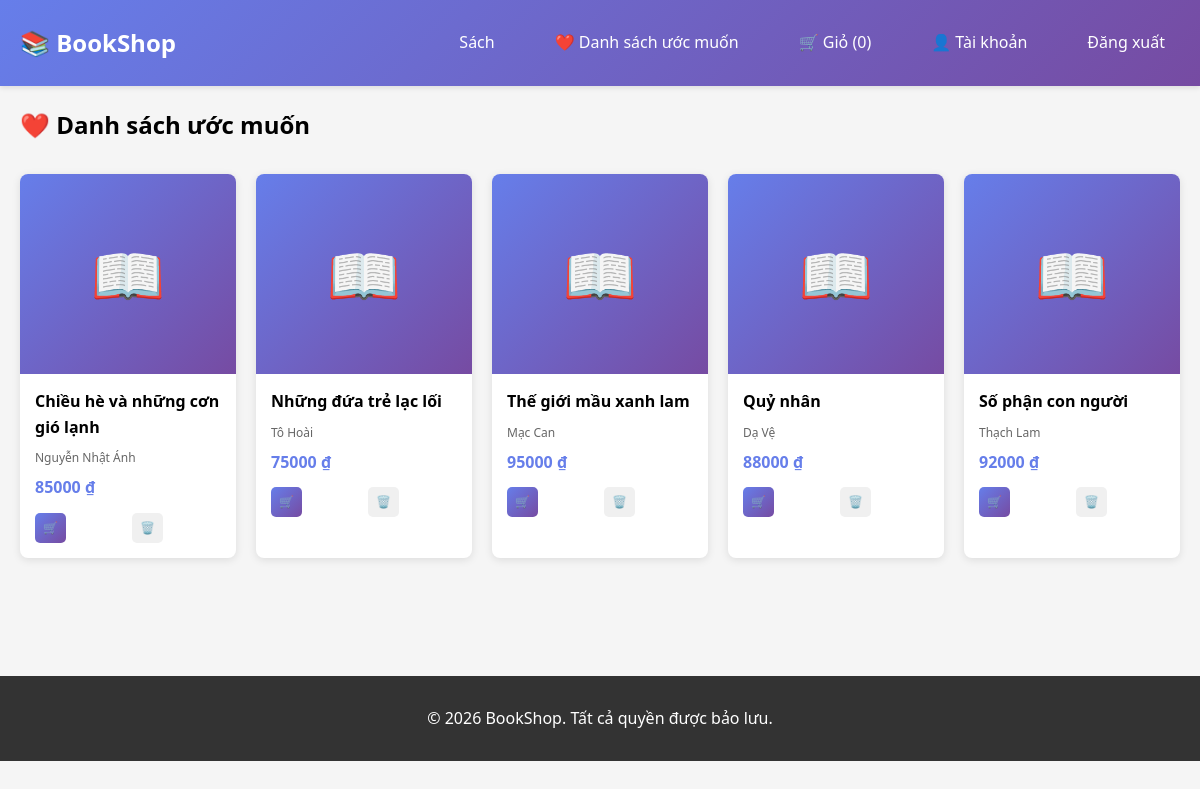
The app's page /wishlist/ (signed in) with its own data.
### core/models/rating_wishlist.py (models this page shows, shortened)
class WishlistItem(models.Model):
    id = models.AutoField(primary_key=True)
    wishlist = models.ForeignKey(Wishlist, on_delete=models.CASCADE, related_name='items')
    book = models.ForeignKey('Book', on_delete=models.CASCADE)
    added_date = models.DateTimeField(auto_now_add=True)
    class Meta:
        app_label = 'core'
        db_table = 'core_wishlist_item'
        unique_together = ('wishlist', 'book')

### core/models/book.py (models this page shows, shortened)
class Book(models.Model):
    id = models.AutoField(primary_key=True)
    title = models.CharField(max_length=255)
    author = models.ForeignKey('Author', on_delete=models.SET_NULL, null=True, blank=True)
    publisher = models.ForeignKey('Publisher', on_delete=models.SET_NULL, null=True, blank=True)
    category = models.ForeignKey('Category', on_delete=models.SET_NULL, null=True, blank=True, related_name='books')
    translator = models.ForeignKey('Translator', on_delete=models.SET_NULL, null=True, blank=True)
    price = models.DecimalField(max_digits=10, decimal_places=2)
    stock = models.IntegerField(default=0)
    description = models.TextField(blank=True, null=True)
    language = models.CharField(max_length=50, default='en')
    isbn = models.CharField(max_length=20, unique=True, blank=True, null=True)
    publication_date = models.DateField(blank=True, null=True)
    created_at = models.DateTimeField(auto_now_add=True)
    updated_at = models.DateTimeField(auto_now=True)
    class Meta:
        app_label = 'core'
        db_table = 'core_book'

### core/models/author.py (models this page shows, shortened)
class Author(models.Model):
    id = models.AutoField(primary_key=True)
    name = models.CharField(max_length=255)
    bio = models.TextField(blank=True, null=True)
    address = models.CharField(max_length=255, blank=True, null=True)
    phone = models.CharField(max_length=20, blank=True, null=True)
    email = models.EmailField(blank=True, null=True)
    date_joined = models.DateTimeField(auto_now_add=True)
    class Meta:
        app_label = 'core'
        db_table = 'core_author'

### core/views.py (the view)
# urls.py: path('wishlist/', views.wishlist_view, name='wishlist_view'),
def wishlist_view(request):
    if 'customer_id' not in request.session:
        return redirect('core:login')
    try:
        customer = Customer.objects.get(id=request.session['customer_id'])
        wishlist, created = Wishlist.objects.get_or_create(customer=customer)
        wishlist_items = WishlistItem.objects.filter(wishlist=wishlist)
        context = get_context(request)
        context.update({
            'wishlist': wishlist,
            'wishlist_items': wishlist_items,
        })
        return render(request, 'core/wishlist.html', context)
    except Customer.DoesNotExist:
        return redirect('core:login')

### core/views.py (called while the page is built)
def get_context(request):
    context = {'is_logged_in': 'customer_id' in request.session}
    if 'customer_id' in request.session:
        try:
            customer = Customer.objects.get(id=request.session['customer_id'])
            context['customer'] = customer
            context['cart_count'] = CartItem.objects.filter(
                cart__customer=customer,
                cart__is_active=True
            ).count()
        except Customer.DoesNotExist:
            del request.session['customer_id']
    return context

### core/templates/core/wishlist.html (shortened to what this page needs)
{% extends "core/base.html" %}
{% block content %}
<h2 style="margin-bottom: 30px;">❤️ Danh sách ước muốn</h2>
{% if wishlist_items %}
    <div class="wishlist-grid">
        {% for item in wishlist_items %}
            <div class="wishlist-item-card">
                <div class="item-image">📖</div>
                <div class="item-info">
                    <div class="item-title">{{ item.book.title }}</div>
                    <div class="item-author">{{ item.book.author.name }}</div>
                    <div class="item-price">{{ item.book.price|floatformat:0 }} ₫</div>
                    <div class="item-buttons">
                        <form method="POST" action="{% url 'core:add_to_cart' item.book.id %}" style="flex: 1;">
                            <button type="submit">🛒</button>
                        </form>
                        <form method="POST" action="{% url 'core:remove_from_wishlist' item.id %}" style="flex: 1;">
                            <button type="submit" style="background: #f0f0f0; color: #333;">🗑️</button>
                        </form>
                    </div>
                </div>
            </div>
        {% endfor %}
    </div>
{% else %}
    <div class="empty-wishlist">
        <h3>Danh sách ước muốn trống</h3>
        <p style="color: #666; margin: 20px 0;">Hãy thêm sách yêu thích của bạn vào danh sách này.</p>
        <a href="{% url 'core:book_list' %}" class="btn">← Xem danh sách sách</a>
    </div>
{% endif %}
{% endblock %}

### core/templates/core/base.html (style rules this page uses)
* { margin: 0; padding: 0; box-sizing: border-box; }
body { font-family: 'Segoe UI', Tahoma, Geneva, Verdana, sans-serif; background-color: #f5f5f5; line-height: 1.6; }
button, .btn { background: linear-gradient(135deg, #667eea 0%, #764ba2 100%); color: white; border: none; padding: 10px 20px; border-radius: 5px; cursor: pointer; text-decoration: none; display: inline-block; transition: transform 0.2s, box-shadow 0.2s; }

### core/templates/core/wishlist.html (style rules this page uses)
.wishlist-grid { display: grid; grid-template-columns: repeat(auto-fill, minmax(200px, 1fr)); gap: 20px; }
.wishlist-item-card { background: white; border-radius: 8px; overflow: hidden; box-shadow: 0 2px 8px rgba(0,0,0,0.1); transition: transform 0.3s; }
.item-image { background: linear-gradient(135deg, #667eea 0%, #764ba2 100%); height: 200px; display: flex; align-items: center; justify-content: center; font-size: 60px; }
.item-info { padding: 15px; }
.item-title { font-weight: bold; margin-bottom: 8px; overflow: hidden; text-overflow: ellipsis; display: -webkit-box; -webkit-line-clamp: 2; -webkit-box-orient: vertical; }
.item-author { font-size: 12px; color: #666; margin-bottom: 8px; }
.item-price { font-weight: bold; color: #667eea; margin-bottom: 12px; }
.item-buttons { display: flex; gap: 8px; }
.item-buttons button, .item-buttons a { flex: 1; padding: 8px; font-size: 12px; text-align: center; }

### records on screen
WishlistItem: book "Chiều hè và những cơn gió lạnh", book.author.name "Nguyễn Nhật Ánh", book.price "85000"
WishlistItem: book "Những đứa trẻ lạc lối", book.author.name "Tô Hoài", book.price "75000"
WishlistItem: book "Thế giới mầu xanh lam", book.author.name "Mạc Can", book.price "95000"
WishlistItem: book "Quỷ nhân", book.author.name "Dạ Vệ", book.price "88000"
WishlistItem: book "Số phận con người", book.author.name "Thạch Lam", book.price "92000"

### other values on screen
{{ cart_count }} "0"
